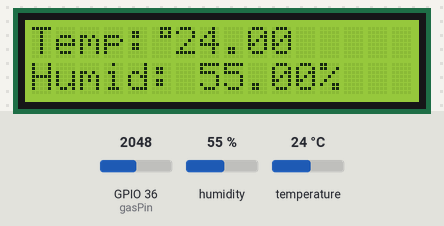
A sketch run on a simulated ESP32. Parts: 16×2 character LCD. Inputs (shaded band) come from the test bench; at power-on: GPIO 36 (gasPin) = 2048, humidity 55 %, temperature 24 °C. WiFi joins after 1.5 s; servers stay silent unless stated; what the sketch prints to the serial monitor is not drawn.

Above: at 5.0 s.
5.1 s: GPIO 36 (gasPin) set to 1242
At 16.8 s:
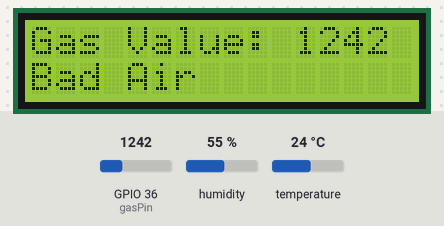
17.5 s: GPIO 36 (gasPin) set to 1151
At 24.9 s:
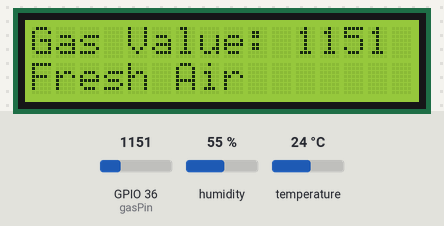
29.6 s: humidity set to 22 %
At 37.0 s:
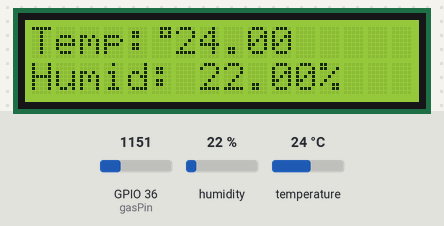
41.8 s: temperature set to 12 °C
At 45.1 s:
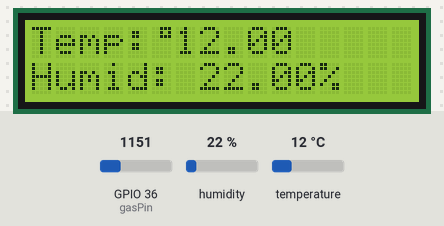
49.9 s: humidity set to 40 %
At 53.2 s:
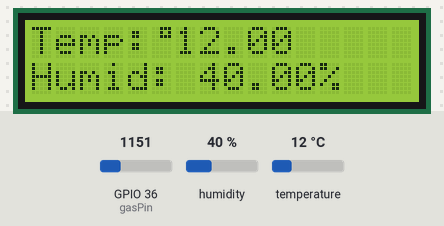
57.9 s: GPIO 36 (gasPin) set to 1228
At 65.2 s:
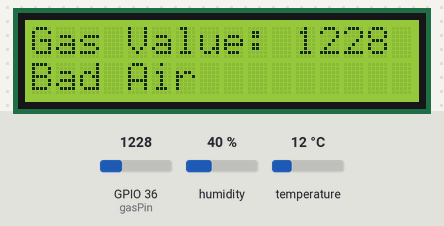
Timing chart, 0 to 66.7 s (numbered marks = the images above; inputs shaded):
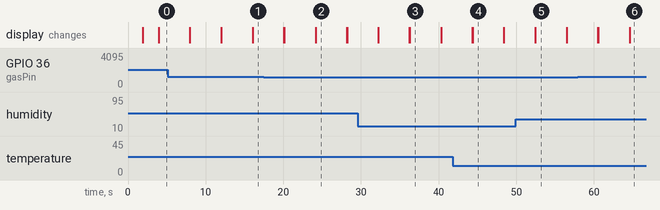

The sketch:

project_code.ino
```cpp
#define BLYNK_TEMPLATE_ID "TMPLwToQUqRw"
#define BLYNK_TEMPLATE_NAME "Air Quality Monitoring"
#define BLYNK_AUTH_TOKEN "YOUR_BLYNK_AUTH_TOKEN"

#define BLYNK_PRINT Serial
#include <WiFi.h>
#include <BlynkSimpleEsp32.h>

#include <DHT.h>
#include <Wire.h>

#include <LiquidCrystal_I2C.h>

LiquidCrystal_I2C lcd(0x27, 16, 2); // I2C address of your LCD

byte degree_symbol[8] = {
  0b00111,
  0b00101,
  0b00111,
  0b00000,
  0b00000,
  0b00000,
  0b00000,
  0b00000
};

char auth[] = BLYNK_AUTH_TOKEN;

char ssid[] = "Your_WiFi_SSID";
char pass[] = "Your_WiFi_Password";

BlynkTimer timer;

const int gasPin = A0; // Analog pin connected to the gas sensor
int sensorThreshold = 1200; // Adjust threshold as needed

#define DHTPIN 2 // Digital pin connected to the DHT sensor
#define DHTTYPE DHT11
DHT dht(DHTPIN, DHTTYPE);

void sendSensorData() {
  float h = dht.readHumidity();
  float t = dht.readTemperature();

  if (isnan(h) || isnan(t)) {
    Serial.println("Failed to read from DHT sensor!");
    return;
  }

  int gasValue = analogRead(gasPin);
  Blynk.virtualWrite(V2, gasValue);
  Serial.print("Gas Value: ");
  Serial.println(gasValue);

  Blynk.virtualWrite(V0, t);
  Blynk.virtualWrite(V1, h);

  Serial.print("Temperature: ");
  Serial.print(t);
  Serial.print(" °C  Humidity: ");
  Serial.println(h);
}

void setup() {
  Serial.begin(115200);

  pinMode(gasPin, INPUT);

  Blynk.begin(auth, ssid, pass);
  dht.begin();
  timer.setInterval(30000L, sendSensorData); // Corrected timer.setInterval()

  lcd.begin();
  lcd.backlight();
  lcd.clear();

  lcd.setCursor(0, 0);
  lcd.print("Air Quality");
  lcd.setCursor(0, 1);
  lcd.print("Monitoring");
  delay(2000);
  lcd.clear();
}

void loop() {
  Blynk.run();
  timer.run();

  float h = dht.readHumidity();
  float t = dht.readTemperature();
  int gasValue = analogRead(gasPin);

  lcd.setCursor(0, 0);
  lcd.print("Temp: ");
  lcd.print(t);
  lcd.setCursor(5, 0);
  lcd.write(1);
  lcd.createChar(1, degree_symbol);
  lcd.print("C");

  lcd.setCursor(0, 1);
  lcd.print("Humid: ");
  lcd.print(h);
  lcd.print("%");

  delay(4000);
  lcd.clear();

  Serial.println("Gas Value:");
  Serial.println(gasValue);

  if (gasValue < sensorThreshold) {
    lcd.setCursor(0, 0);
    lcd.print("Gas Value: ");
    lcd.print(gasValue);
    lcd.setCursor(0, 1);
    lcd.print("Fresh Air");
    Serial.println("Fresh Air");
  } else if (gasValue >= sensorThreshold) {
    lcd.setCursor(0, 0);
    lcd.print("Gas Value: ");
    lcd.print(gasValue);
    lcd.setCursor(0, 1);
    lcd.print("Bad Air");
    Serial.println("Bad Air");

    // Send Blynk notification (optional)
    // Blynk.logEvent("pollution_alert", "Bad Air");
  }

  delay(4000); // Display on LCD for 4 seconds
  lcd.clear();
}
```

Measured:
- the behaviour switches between 1200 and 1199 on GPIO 36 (gasPin) (found by bisection; images 1 and 2)
- after the input at 17.5 s, the display: first differs from a run without the input after 6.6 s (image 2)
- after the input at 57.9 s, the display: first differs from a run without the input after 6.7 s (image 6)
- what the display in image 2 shows lasts 4.0 s, from 24.1 s to 28.1 s
